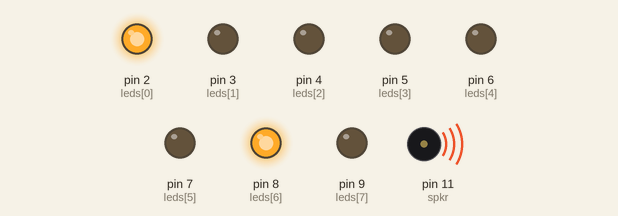
This sketch was run on a simulated Arduino Uno, built with avr-gcc and run on an emulated ATmega328P. On the bench: output pins drawn as LEDs (lit = HIGH), buzzer (waves = sounding).

Above: at 0.1 s.
At 1.15 s:
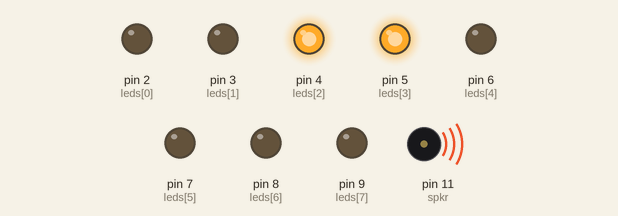
At 1.85 s:
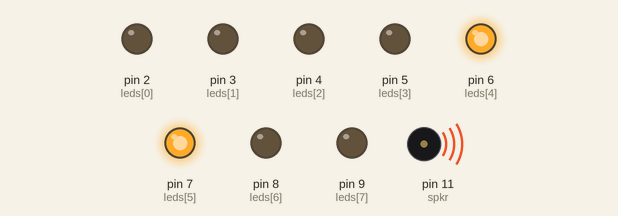
At 2.55 s:
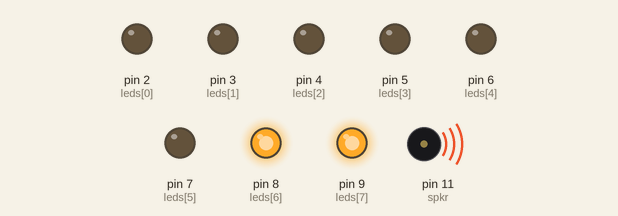
At 4.3 s:
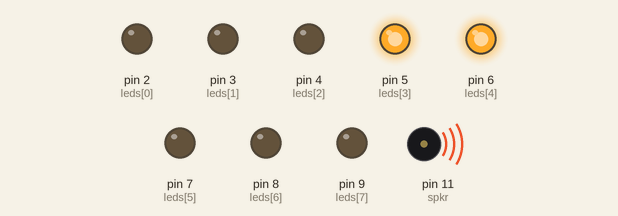
At 6.05 s:
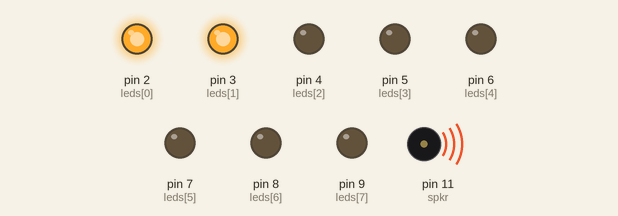
Timing chart, 0 to 6.4 s (numbered marks = the images above):
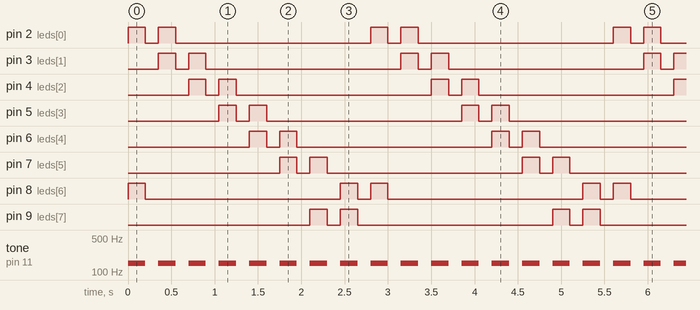

The sketch:

Alarm.ino
```cpp
// Music Playing with Piezo and Arduino
// Jordan Secret

int spkr = 11;

//notes
int w = 1000;
int h = 500;
int q = 250;
int e = 125;
int s = 62;

//pitches
int c4 = 261;
int d4 = 293;
int e4 = 330;
int f4 = 350;
int g4 = 392;
int a4 = 440;
int b4 = 494;
int c5 = 523;

int scale[] = {c4, d4, e4, f4, g4, a4, b4, c4};

void playScale(int note){
  for( int i = 0; i < 8; i++){
    tone(spkr, scale[i], note);
    delay(note);
  }
}

int twinkle[] = {c4,c4,g4,a4,a4,g4,f4,f4,e4,e4,d4,d4,c4};
int twinkleNotes[] = {q,q,q,q,q,q,h,q,q,q,q,q,h};

void playTwinkle() {
  for( int i = 0; i < 13; i++){
    tone(spkr, twinkle[i], twinkleNotes[i]);
    delay(twinkleNotes[i]);
  }
}
int jingle[] = { e4, e4, e4, e4, e4, e4, e4, g4, c4, d4, e4};
int jingle2[] = {f4, f4, f4, f4, f4, e4, e4, e4, e4, g4, g4, f4, d4, c4};
int jingNotes[] = {q,q,h,q,q,h,q,q,q,q,w};
int jingNotes2[] = {q,q,q,q,q,q,q,q,q,q,q,q,w};

void playJingle() {
  for(int i = 0; i< 11; i++){
    tone(spkr, jingle[i], jingNotes[i]);
    delay(jingNotes[i]);
  }
  for(int i = 0; i< 11; i++){
    tone(spkr, jingle[i], jingNotes[i]);
    delay(jingNotes[i]);
  }
  for(int i = 0; i< 13; i++){
    tone(spkr, jingle2[i], jingNotes2[i]);
    delay(jingNotes2[i]);
  }
}


int leds[] = {2,3,4,5,6,7,8,9,9,8,7,6,5,4,3,2};//led pins

void ledArray(int time) {//does the pin switching
  for(int i = 0; i < 16; i++){
    digitalWrite(leds[i], 1);
    delay(time);
    digitalWrite(leds[i], 0);
    delay(time);
  }
}


int alarms[] = {8,2,3,4,5,6,7,9,8};
int alarms2[] = {2,3,6,7,4,5,8,9};

void alarm(int style) {
  if(style = 1){
  for(int i = 0; i < 8; i++){
    digitalWrite(alarms[i], 1);
    digitalWrite(alarms[i+1], 1);
    tone(spkr, 150, 200);
    delay(200);
    digitalWrite(alarms[i], 0);
    digitalWrite(alarms[i+1], 0);
    delay(150);
  }
  digitalWrite(alarms[8], 0);
  }
  else if(style = 2){
    for(int i = 0; i < 8; i+=4){
    digitalWrite(alarms2[i], 1);
    digitalWrite(alarms2[i+1], 1);
    digitalWrite(alarms2[i+2], 1);
    digitalWrite(alarms2[i+3], 1);
    tone(spkr, 150, 750);
    delay(750);
    digitalWrite(alarms2[i], 0);
    digitalWrite(alarms2[i+1], 0);
    digitalWrite(alarms2[i+2], 0);
    digitalWrite(alarms2[i+3], 0);
    tone(spkr, 150, 750);
    delay(750);
  }
  }
}

void setup() {
//  playScale(q);
//  playTwinkle();
  //playJingle();
  pinMode(4,1);
  pinMode(5,1);
  pinMode(6,1);
  pinMode(7,1);
  pinMode(8,1);
  pinMode(9,1);
  pinMode(3,1);
  pinMode(2,1);
}

void loop() {
//  for(int z = 0; z < 4; z++){
//  alarm(1);
//  }
  for(int z = 0; z < 4; z++){
   alarm(2);
  }

}


//guitar pitches
//float C = 16.35;
//float Db = 17.32;
//float D = 18.35;
//float Eb = 19.45;
//float E = 20.60;
//float F = 21.83;
//float Gb = 23.12;
//float G = 24.50;
//float Ab = 25.96;
//float A = 27.50;
//float Bb = 29.14;
//float B = 30.87;
//
//int getNote(float n0, int rank){
//  float ans = n0;
//  float pow = 2;
//  for (int i = 0; i< rank; i++){
//    pow = pow*2;
//  }
//  ans = ans*pow;
//  return (int) ans;
//}
//
//int sevNat[] = {22, A, 7, h, A, 7, q, A, 10, q, A, 7, q, A, 5, q, A, 3, q, A, 2, h};
//
//
//void playSong(int song[]){
//  for( int i = 1; i < song[0]; i+= 3){
//    tone(spkr,getNote(A, song[i+1]), song[i+2]);
//    delay(twinkleNotes[i]);
//  }
//
//}
```

Measured:
- by itself, pin 8 (leds[6]): repeats every 2.8 s: LOW 2.3 s, HIGH 0.20 s, LOW 0.15 s, HIGH 0.20 s
- by itself, tone on pin 11 (spkr): alternates 150 Hz for 0.20 s and silent for 0.15 s
- by itself, pin 2 (leds[0]), pin 3 (leds[1]), pin 4 (leds[2]), pin 5 (leds[3]), pin 6 (leds[4]), pin 7 (leds[5]), pin 9 (leds[7]): repeats every 2.8 s: LOW 0.15 s, HIGH 0.20 s, LOW 2.3 s, HIGH 0.20 s
